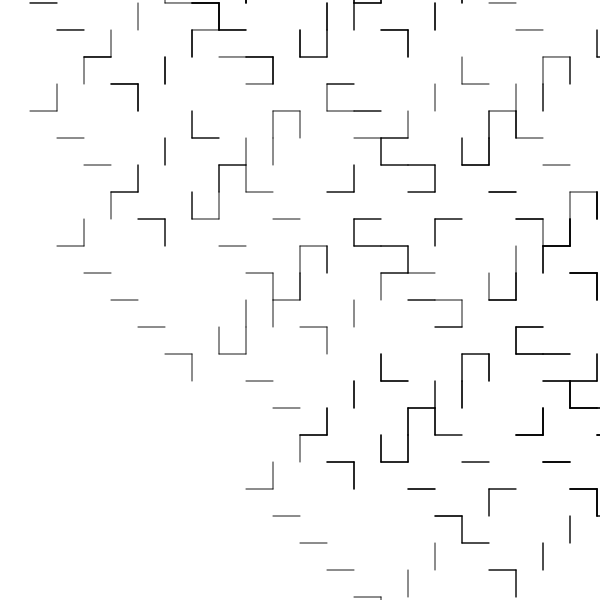
Frame 1 (no input)
Frame 60 (no input): identical to frame 1, image omitted
Frame 120 (the mouse pressed at the canvas centre since frame 60): identical to frame 1, image omitted

The p5.js sketch that drew this single still picture (run headless with seeded random() and noise() and a simulated clock; from frame 60 on, the mouse is pressed at the canvas centre):

// p5.js sketch
// ── sketch.js

// Point = P, Rectangle = R, line = F, Line*4 = D
// You can play around with length, angle, strokeweight, colors,...

let premise = 'F';
  let rules = {
    F: 'FfFfF+fFfF',

  }
let bigRule;


let length = 90;
let angle = 90;

function setup() {
  createCanvas(600, 600);
  angleMode(DEGREES);
  bigRule = resolveRules(premise, rules, 3);
  print(bigRule);
  
}

function draw() {
  background('white');
  stroke('black');
  strokeWeight(3);
  //noFill();
  translate(width / 2, height / 2);
  rotate(-90);
  scale(0.3);

  drawShape(bigRule);
   // angle += 1;
  // length += 0.1;
}

function resolveRules(startRule, rules, depth) {
  let endRule = '';
  for (let currentLetter of startRule) {
    if (currentLetter in rules) {
      endRule += rules[currentLetter];
    } else {
      endRule += currentLetter;
    }
  }
  if (depth >= 1) {
    endRule = resolveRules(endRule, rules, depth - 1);
  }
  return endRule;
}


function drawShape(rule)  {
  for (let c of rule) {
    if (c === 'F') {
      line(0, 0, length, 0);
      translate(length, 0);
    } else if (c === 'R') {
      rect(0, 0, length, length);
      translate(length, 0);
    } else if (c === 'P') {
      point(0, 0);
      translate(length/2, 0);
    } else if (c === 'D') {
      line(0, 0, length * 4, 0);
      translate(length*4, 0);
    } else if (c === 'f') {
      translate(0, length, 0);
    } else if (c === '+') {
      rotate(angle);
    } else if (c === '-') {
      rotate(-angle);
    } else if (c === '[') {
      push();
    } else if (c === ']') {
      pop();
    } else if (c === '>') {
      scale(1.2);
    } else if (c === '<') {
      scale(0.8);
   
    }
  }
}
